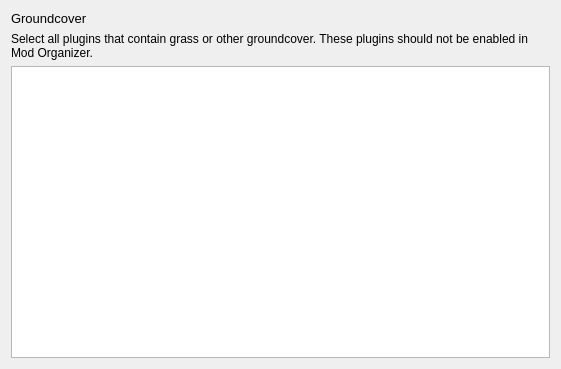
<?xml version="1.0" encoding="UTF-8"?>
<ui version="4.0">
 <class>omwp_groundcoverwidget</class>
 <widget class="QWidget" name="omwp_groundcoverwidget">
  <property name="geometry">
   <rect>
    <x>0</x>
    <y>0</y>
    <width>561</width>
    <height>369</height>
   </rect>
  </property>
  <property name="windowTitle">
   <string>Form</string>
  </property>
  <layout class="QVBoxLayout" name="verticalLayout">
   <item>
    <widget class="QWidget" name="widget" native="true">
     <layout class="QVBoxLayout" name="verticalLayout_2">
      <property name="leftMargin">
       <number>0</number>
      </property>
      <property name="topMargin">
       <number>0</number>
      </property>
      <property name="rightMargin">
       <number>0</number>
      </property>
      <property name="bottomMargin">
       <number>0</number>
      </property>
      <item>
       <widget class="QLabel" name="label_2">
        <property name="font">
         <font>
          <pointsize>10</pointsize>
         </font>
        </property>
        <property name="text">
         <string>Groundcover</string>
        </property>
       </widget>
      </item>
      <item>
       <widget class="QLabel" name="label">
        <property name="text">
         <string>Select all plugins that contain grass or other groundcover. These plugins should not be enabled in Mod Organizer.</string>
        </property>
        <property name="wordWrap">
         <bool>true</bool>
        </property>
       </widget>
      </item>
     </layout>
    </widget>
   </item>
   <item>
    <widget class="QListWidget" name="lstGroundcover">
     <property name="dragEnabled">
      <bool>false</bool>
     </property>
    </widget>
   </item>
  </layout>
 </widget>
 <resources/>
 <connections/>
</ui>
